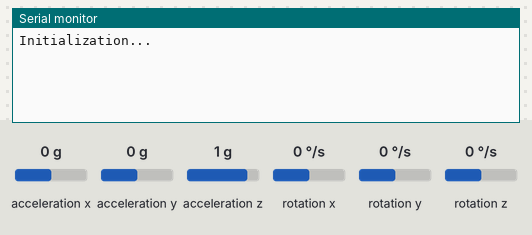
Simulated run of this sketch. Board: Arduino Uno, built with avr-gcc and run on an emulated ATmega328P. On the bench: the last lines printed to the serial monitor. Inputs (shaded band) come from the test bench; at power-on: acceleration y 0 g, acceleration x 0 g, acceleration z 1 g, rotation x 0 °/s, rotation y 0 °/s, rotation z 0 °/s.

Above: at 0.1 s.
2.1 s: acceleration y set to -1.4 g
At 2.9 s:
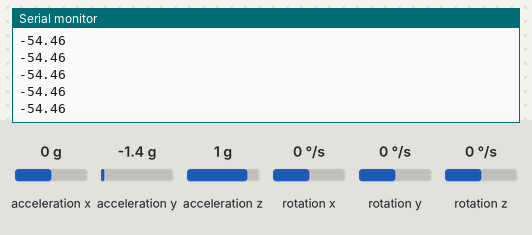
3.6 s: acceleration x set to -1.4 g
At 4.7 s:
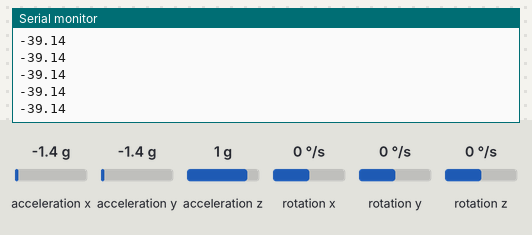
5.1 s: acceleration z set to -1.4 g
At 5.6 s:
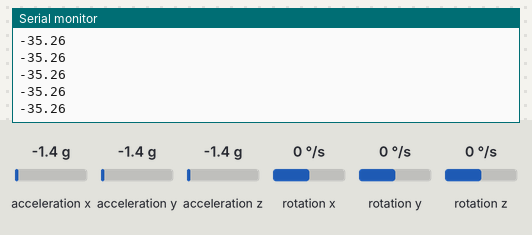
Timing chart, 0 to 6.9 s (numbered marks = the images above; inputs shaded):
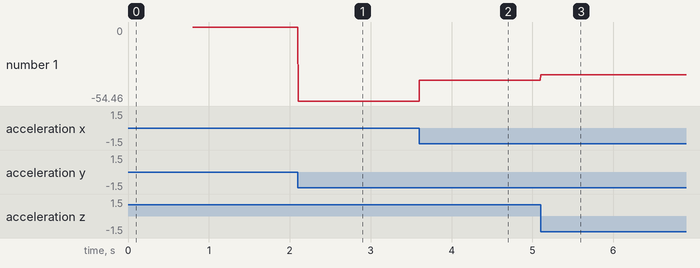

Measured:
- after the input at 2.1 s, the serial monitor: prints a new line at once (image 1)
- after the input at 3.6 s, the serial monitor: prints a new line at once (image 2)
- after the input at 5.1 s, the serial monitor: prints a new line at once (image 3)
- plotted number 1: 0 → -54.46 after the input at 2.1 s, -54.46 → -39.14 after the input at 3.6 s, -39.14 → -35.26 after the input at 5.1 s

The sketch:

project_gyroboy7_7.ino
```cpp
#include <Arduino.h>
#include <SoftwareSerial.h>
#include <Wire.h>
#include <MeOrion.h>
#include <math.h>
#include "GyverTimer.h"

#define BALANCING_LIMITS 40 // Границы баланса
#define BLACK_LEFT_LINE_S 480 // Сырые значения с датчика линии
#define WHITE_LEFT_LINE_S 45
#define BLACK_RIGHT_LINE_S 480
#define WHITE_RIGHT_LINE_S 45
#define MAX_VAL_POT 976
#define N_MEASURE_SPEED 15
#define N_MEASURE_ULTRASONIC 15

MeGyro gyroAccel;
MeUltrasonicSensor ultrasonic(3);
MePort lineSensors(PORT_7);
Me7SegmentDisplay seg7(4);
MeEncoderMotor lMotor(0x09, 1), rMotor(0x09, 2);

GTimer_ms myTimer1(10), myTimer2(10);

float angleY;
float vKp = 0, vKi = 0, vKd = 0;
float bKp = 20, bKi = 0.1, bKd = 0;

unsigned long currTime, prevTime, loopTime;
float balanceSetPoint = -1.0;
int targetSpeed = 0;
int u_left, u_right;
float u_speed, u_balance, u_lineFollower;
int speeds[N_MEASURE_SPEED] = {};
int currentSpeed;
int distance[N_MEASURE_ULTRASONIC] = {};
int currentUltasonicDist;

// PID Variables
float I[3] = {0, 0, 0}, error_old[3] = {0, 0, 0}, maxI[3] = {25, 25, 25};

void PID_reset(short i) {
  I[i] = 0;
  error_old[i] = 0;
}

int PID_Control(short i, float error, float Kp, float Ki, float Kd, float dt, bool invert) {
  float P = error;
  I[i] += error * dt;
  I[i] = constrain(I[i], -maxI[i], maxI[i]);
  float D = (error - error_old[i]) / dt;
  int u = (P * Kp + I[i] * Ki + D * Kd) * (invert ? -1 : 1);
  u = constrain(u, -255, 255);
  error_old[i] = error;
  if (i == 1) {
    Serial.print(error); Serial.print(" "); Serial.print(P * Kp); Serial.print(" "); Serial.print(I[i] * Ki); Serial.print(" "); Serial.print(D * Kd); Serial.print(" "); Serial.print(u); Serial.print("\t\t");
  }
  return u;
}

void setup() {
  Serial.begin(115200);
  Serial.println("Initialization...");
  gyroAccel.begin();
//  lMotor.begin(); rMotor.begin();
//  lMotor.runSpeed(0); rMotor.runSpeed(0);
  Serial.println();
  Serial.println("Initialization completed");
  buzzerOff();
}

void loop()
{
  gyroAccel.update();
  Serial.println(gyroAccel.getAngleX());
//  if (myTimer1.isReady())
//  {
//    currTime = millis();
//    loopTime = currTime - prevTime;
//    prevTime = currTime;
//    //
//    gyroAccel.update();
//    angleY = gyroAccel.getAngleY();
//    seg7.display(angleY);
//    Serial.print("angleY: "); Serial.print(angleY); Serial.print("\t");
//    if (abs(angleY) < BALANCING_LIMITS) {
//      if (currTime >= 10) {
//        // Speed
//        for (int i = 0; i < N_MEASURE_SPEED - 1; i++) speeds[i] = speeds[i + 1];
//        currentSpeed = (lMotor.getCurrentSpeed() + -rMotor.getCurrentSpeed()) / 2;
//        speeds[N_MEASURE_SPEED - 1] = currentSpeed;
//        currentSpeed = 0;
//        for (int i = 0; i < N_MEASURE_SPEED; i++) currentSpeed += speeds[i];
//        currentSpeed = currentSpeed / N_MEASURE_SPEED;
//        Serial.print("speed: "); Serial.print(currentSpeed); Serial.print("\t");
//
//        // Speed PID
//        float errorSpeed = currentSpeed - targetSpeed;
//        /*if (abs(angleY) > 4) { PID_reset(0); PID_Control(0, errorSpeed, 0, 0, 0, true); }
//        else u_speed = PID_Control(0, errorSpeed, vKp, vKi, vKd, true);*/
//        u_speed = PID_Control(0, errorSpeed, vKp, vKi, vKd, loopTime, true);
//
//        // Balance PID
//        float targetAngle = balanceSetPoint - u_speed;
//        float errorAngle = angleY - targetAngle;
//        u_balance = PID_Control(1, errorAngle, bKp, bKi, bKd, loopTime, true);
//
//        // Line Sensors
//        int leftLineS = lineSensors.aRead1(); //Serial.print("l: "); Serial.print(leftLineS); Serial.print("\t"); // Для вывода сырых значений левого
//        int rightLineS = lineSensors.aRead2(); //Serial.print("r: "); Serial.print(rightLineS); Serial.print("\t"); // Для вывода сырых значений правого
//        leftLineS = map(leftLineS, BLACK_LEFT_LINE_S, WHITE_LEFT_LINE_S, 0, 255);
//        leftLineS = constrain(leftLineS, 0, 255); //Serial.print("leftLineS: "); Serial.print(leftLineS); Serial.print("\t");
//        rightLineS = map(rightLineS, BLACK_RIGHT_LINE_S, WHITE_RIGHT_LINE_S, 0, 255);
//        rightLineS = constrain(rightLineS, 0, 255); //Serial.print("rightLineS: "); Serial.print(rightLineS); Serial.print("\t");
//
//        // LineFollower PID
////        float errorLineFollower = leftLineS - rightLineS;
////        u_lineFollower = PID_Control(2, errorLineFollower, 0.05, 0, 0, loopTime, false);
////        u_lineFollower = constrain(u_lineFollower, -25, 25);
//
//        // Ultrasonic distance
//        for (int i = 0; i < N_MEASURE_ULTRASONIC - 1; i++) distance[i] = distance[i + 1];
//        currentUltasonicDist = ultrasonic.distanceCm();
//        distance[N_MEASURE_ULTRASONIC - 1] = currentUltasonicDist;
//        currentUltasonicDist = 0;
//        for (int i = 0; i < N_MEASURE_ULTRASONIC; i++) currentUltasonicDist += distance[i];
//        currentUltasonicDist = currentUltasonicDist / N_MEASURE_ULTRASONIC;
//        //Serial.print("ultra: "); Serial.print(currentUltasonicDist); Serial.print("\t");
//      }
//      if (myTimer2.isReady()) { // Меньше 10 мсек - НЕЛЬЗЯ!
//        /*if (currentSpeed > 5 && angleY < -1.5) { // Вперёд
//          u_left = u_balance + u_lineFollower;
//          u_right = -u_balance - u_lineFollower;
//        } else { // Назад
//          u_left =  u_balance; // + u_lineFollower * 0.2;
//          u_right = -u_balance; // + u_lineFollower * 0.2;
//        }*/
//        u_left = u_balance + u_lineFollower; u_right = -u_balance - u_lineFollower;
//        u_left = constrain(u_left, -255, 255); u_right = constrain(u_right, -255, 255);
////        lMotor.runSpeed(u_left); rMotor.runSpeed(u_right);
//      }
//    } else {
//      PID_reset(0); PID_reset(1); PID_reset(2);
//      lMotor.runSpeed(0); rMotor.runSpeed(0);
//    }
//    Serial.println();
//  }
}
```
